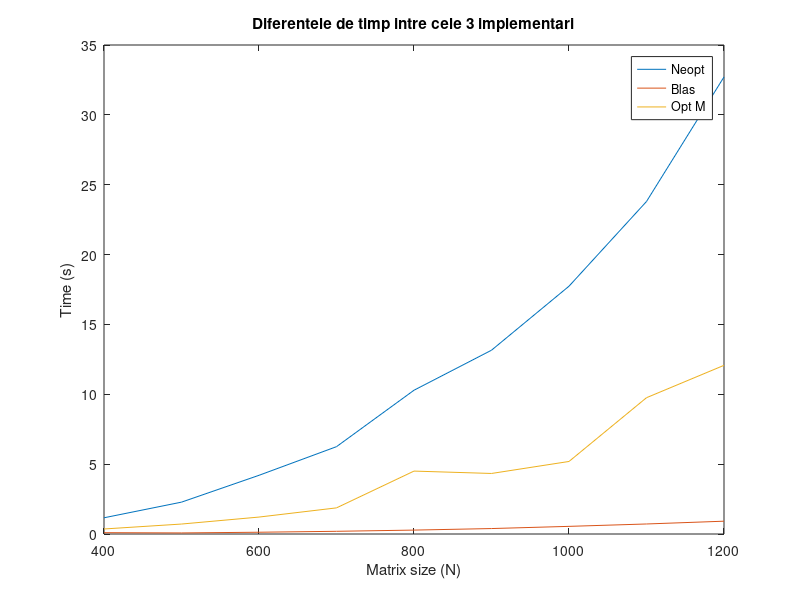

Reproduce this figure in MATLAB.

x_neopt = [400, 500, 600, 700, 800, 900, 1000, 1100, 1200];
y_neopt = [1.160794, 2.280208, 4.201136, 6.250985, 10.290288, 13.154470, 17.736488, 23.799044, 32.714115];

x_blas = [400, 500, 600, 700, 800, 900, 1000, 1100, 1200];
y_blas = [0.095167, 0.076895, 0.126840, 0.193361, 0.279967, 0.390163, 0.546965, 0.717561, 0.916927];

x_opt_m = [400, 500, 600, 700, 800, 900, 1000, 1100, 1200];
y_opt_m = [0.359455, 0.712957, 1.212313, 1.870186, 4.503133, 4.332955, 5.191469, 9.755822, 12.072292];

figure
plot(x_neopt, y_neopt)
hold on 
plot(x_blas, y_blas)
hold on
plot(x_opt_m, y_opt_m)
hold off
title('Diferentele de timp intre cele 3 implementari')
xlabel('Matrix size (N)')
ylabel('Time (s)')
legend('Neopt', 'Blas', 'Opt M')